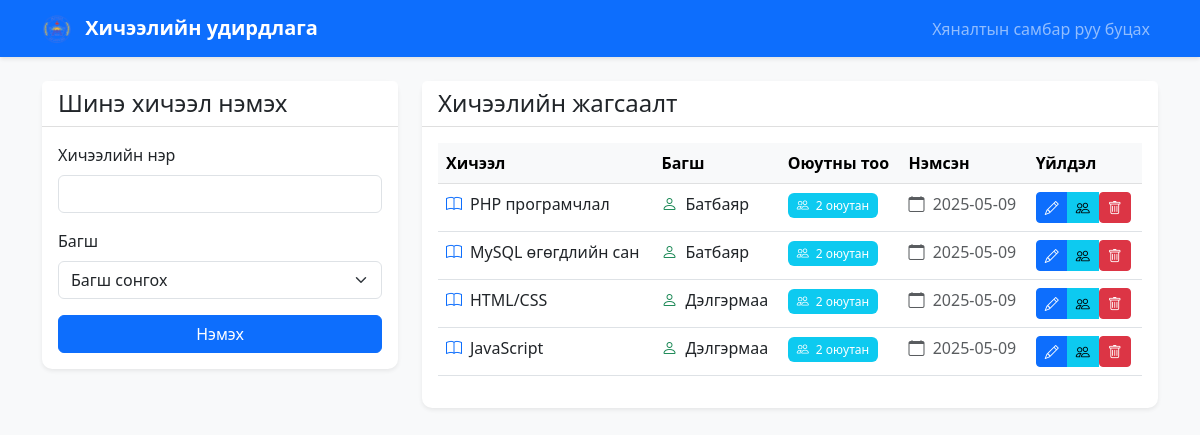
/courses/manage.php (signed in), run on the app's committed database.
### tables this page shows
CREATE TABLE IF NOT EXISTS courses (
    id INT AUTO_INCREMENT PRIMARY KEY,
    name VARCHAR(255) NOT NULL,
    teacher_id INT NOT NULL,
    created_at TIMESTAMP DEFAULT CURRENT_TIMESTAMP,
    FOREIGN KEY (teacher_id) REFERENCES users(id) ON DELETE CASCADE
);

CREATE TABLE IF NOT EXISTS users (
    id INT AUTO_INCREMENT PRIMARY KEY,
    name VARCHAR(255) NOT NULL,
    email VARCHAR(255) NOT NULL UNIQUE,
    password VARCHAR(255) NOT NULL,
    role ENUM('admin', 'teacher', 'student') NOT NULL,
    created_at TIMESTAMP DEFAULT CURRENT_TIMESTAMP
);

### courses/manage.php (the view, shortened to what this page needs)
<?php
require_once '../db.php';
$stmt = $conn->prepare("
    SELECT
        c.id,
        c.name,
        c.teacher_id,
        u.name as teacher_name,
        c.created_at,
        (SELECT COUNT(*) FROM course_enrollments WHERE course_id = c.id) as student_count
    FROM courses c
    JOIN users u ON c.teacher_id = u.id
    ORDER BY c.created_at DESC
");
$stmt->execute();
$courses = $stmt->get_result()->fetch_all(MYSQLI_ASSOC);
?>
<!DOCTYPE html>
<html lang="mn">
<head>
    <link href="https://cdn.jsdelivr.net/npm/bootstrap@5.3.0/dist/css/bootstrap.min.css" rel="stylesheet">
    <link rel="stylesheet" href="https://cdn.jsdelivr.net/npm/bootstrap-icons@1.7.2/font/bootstrap-icons.css">
    <link rel="stylesheet" href="../css/style.css">
</head>
<body class="bg-light">
    <nav class="navbar navbar-expand-lg navbar-dark bg-primary">
        <div class="container">
            <a class="navbar-brand" href="../dashboard/admin.php">
                <img src="../assets/logo.png" alt="Logo" height="30" class="d-inline-block align-text-top me-2">
                Хичээлийн удирдлага
            </a>
            <div class="collapse navbar-collapse" id="navbarNav">
                <ul class="navbar-nav ms-auto">
                    <li class="nav-item">
                        <a class="nav-link" href="../dashboard/admin.php">Хяналтын самбар руу буцах</a>
                    </li>
                </ul>
            </div>
        </div>
    </nav>
    <div class="container mt-4">
        <div class="row mb-4">
            <div class="col-md-4">
                <div class="card shadow-sm">
                    <div class="card-header bg-white">
                        <h4 class="mb-0">Шинэ хичээл нэмэх</h4>
                    </div>
                    <div class="card-body">
                        <form method="POST" action="">
                            <div class="mb-3">
                                <label for="name" class="form-label">Хичээлийн нэр</label>
                                <input type="text" class="form-control" id="name" name="name" required>
                            </div>
                            <div class="mb-3">
                                <label for="teacher_id" class="form-label">Багш</label>
                                <select class="form-select" id="teacher_id" name="teacher_id" required>
                                    <option value="">Багш сонгох</option>
                                </select>
                            </div>
                            <div class="d-grid">
                                <button type="submit" name="add_course" class="btn btn-primary">Нэмэх</button>
                            </div>
                        </form>
                    </div>
                </div>
            </div>
            <div class="col-md-8">
                <div class="card shadow-sm">
                    <div class="card-header bg-white">
                        <h4 class="mb-0">Хичээлийн жагсаалт</h4>
                    </div>
                    <div class="card-body">
                        <div class="table-responsive">
                            <table class="table table-hover">
                                <thead class="table-light">
                                    <tr>
                                        <th>Хичээл</th>
                                        <th>Багш</th>
                                        <th>Оюутны тоо</th>
                                        <th>Нэмсэн</th>
                                        <th>Үйлдэл</th>
                                    </tr>
                                </thead>
                                <tbody>
                                    <?php if (empty($courses)): ?>
                                        <tr>
                                            <td colspan="5" class="text-center py-4">
                                                <div class="text-muted">
                                                    <i class="bi bi-book fs-4 d-block mb-2"></i>
                                                    Хичээл байхгүй байна
                                                </div>
                                            </td>
                                        </tr>
                                    <?php else: ?>
                                        <?php foreach ($courses as $course): ?>
                                            <tr>
                                                <td>
                                                    <div class="d-flex align-items-center">
                                                        <i class="bi bi-book text-primary me-2"></i>
                                                        <?php echo htmlspecialchars($course['name']); ?>
                                                    </div>
                                                </td>
                                                <td>
                                                    <div class="d-flex align-items-center">
                                                        <i class="bi bi-person text-success me-2"></i>
                                                        <?php echo htmlspecialchars($course['teacher_name']); ?>
                                                    </div>
                                                </td>
                                                <td>
                                                    <a href="#" class="text-decoration-none"
                                                       data-bs-toggle="modal"
                                                       data-bs-target="#studentsModal<?php echo $course['id']; ?>">
                                                        <span class="badge bg-info">
                                                            <i class="bi bi-people me-1"></i>
                                                            <?php echo $course['student_count']; ?> оюутан
                                                        </span>
                                                    </a>
                                                </td>
                                                <td>
                                                    <span class="text-muted">
                                                        <i class="bi bi-calendar me-1"></i>
                                                        <?php echo date('Y-m-d', strtotime($course['created_at'])); ?>
                                                    </span>
                                                </td>
                                                <td>
                                                    <div class="btn-group">
                                                        <button type="button" class="btn btn-primary btn-sm"
                                                                data-bs-toggle="modal"
                                                                data-bs-target="#editModal<?php echo $course['id']; ?>"
                                                                title="Засах">
                                                            <i class="bi bi-pencil"></i>
                                                        </button>
                                                        <button type="button" class="btn btn-info btn-sm"
                                                                data-bs-toggle="modal"
                                                                data-bs-target="#studentsModal<?php echo $course['id']; ?>"
                                                                title="Оюутнууд">
                                                            <i class="bi bi-people"></i>
                                                        </button>
                                                        <form method="POST" action="" class="d-inline"
                                                              onsubmit="return confirm('Энэ хичээлийг устгахдаа итгэлтэй байна уу?');">
                                                            <button type="submit" name="delete_course" class="btn btn-danger btn-sm"
                                                                    title="Устгах">
                                                                <i class="bi bi-trash"></i>
                                                            </button>
                                                        </form>
                                                    </div>
                                                </td>
                                            </tr>
                                        <?php endforeach; ?>
                                    <?php endif; ?>
                                </tbody>
                            </table>
                        </div>
                    </div>
                </div>
            </div>
        </div>
    </div>
</body>
</html>

### css/style.css (style rules this page uses)
body { min-height: 100vh; display: flex; flex-direction: column; }
.card { border: none; border-radius: 10px; }
.card-header { border-bottom: 1px solid rgba(0,0,0,.125); background-color: #fff; }
.table th { border-top: none; background-color: #f8f9fa; }
.btn-primary { background-color: #0d6efd; border-color: #0d6efd; }
.badge { padding: 0.5em 0.75em; font-weight: 500; }
.navbar { box-shadow: 0 2px 4px rgba(0,0,0,.1); }
.navbar-brand { font-weight: 600; }

### data on the page
courses: name "PHP програмчлал", teacher.name "Батбаяр", student_count "2", created_at "2025-05-09"
courses: name "MySQL өгөгдлийн сан", teacher.name "Батбаяр", student_count "2", created_at "2025-05-09"
courses: name "HTML/CSS", teacher.name "Дэлгэрмаа", student_count "2", created_at "2025-05-09"
courses: name "JavaScript", teacher.name "Дэлгэрмаа", student_count "2", created_at "2025-05-09"
